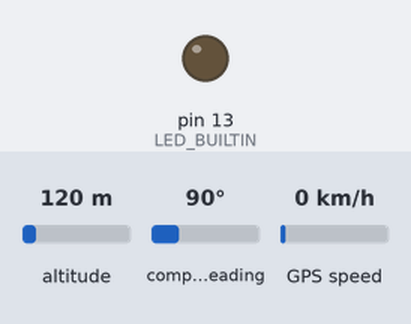
This program was run on a simulated Arduino Nano, built with avr-gcc and run on an emulated ATmega328P. Shown: output pins drawn as LEDs (lit = HIGH). Inputs (shaded band) come from the test bench; at power-on: GPS speed 0 km/h, altitude 120 m, compass heading 90°. The GPS gets a fix after 3 s at 37.7749, -122.4194 with 8 satellites; what the program prints to the serial monitor is not drawn.

Above: at 0.1 s.
At 4.4 s:
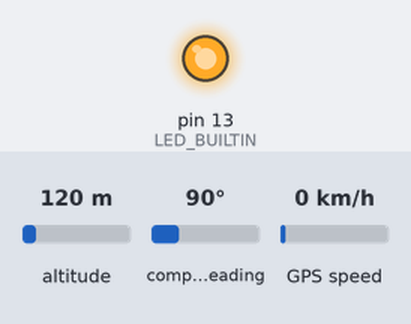
4.5 s: GPS speed set to 118 km/h
At 8.5 s:
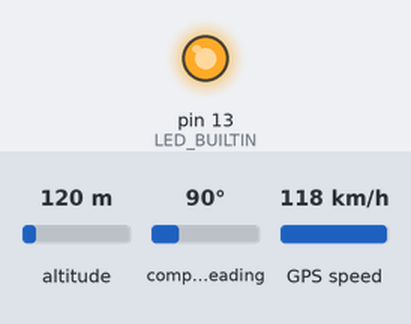
Timing chart, 0 to 10.0 s (numbered marks = the images above; inputs shaded):
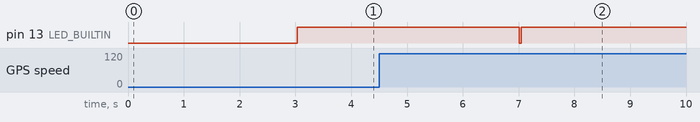

Measured:
- after the input at 4.5 s, pin 13 (LED_BUILTIN): HIGH → LOW after 2.5 s, → HIGH 0.03 s later

The program:

main.cpp
```cpp
//#define test

#include <Arduino.h>
#include <SoftwareSerial.h>
#include <TinyGPS++.h>
#include <SimpleTimer.h>

SoftwareSerial GpsSerial(2, 3);
SimpleTimer timer;
TinyGPSPlus gps;

float current_lat;
float current_lng;
long gps_last_updated = 0;

void Debugger(){
    #ifdef test
        Serial.print("!");
        Serial.print("37.123456");
        Serial.print("*");
        Serial.print("127.654321");
        Serial.print("#");
    #else
        Serial.print("!");
        Serial.print(current_lat, 6);
        Serial.print("*");
        Serial.print(current_lng, 6);
        Serial.print("#");
    #endif
}

void setup() {
    // UART setup
    Serial.begin(9600);
    GpsSerial.begin(9600);

    // pinmode setup
    pinMode(LED_BUILTIN, OUTPUT);
    digitalWrite(LED_BUILTIN, LOW);

    // timer scheduleing setup
    timer.setInterval(1000, Debugger);
}

void loop() {
    // timer schedule check
    timer.run();

    // NMEA 0183 setup
    if(GpsSerial.available()){
        gps.encode(GpsSerial.read());
    }
    if(gps.location.isValid() || (millis() - gps_last_updated > 300)){
        current_lat = gps.location.lat();
        current_lng = gps.location.lng();
        gps_last_updated = millis();
    }

    // GPS state show
    if(current_lat != 0){
        digitalWrite(LED_BUILTIN, HIGH);
    }
    else{
        digitalWrite(LED_BUILTIN, LOW);
    }
}
```
